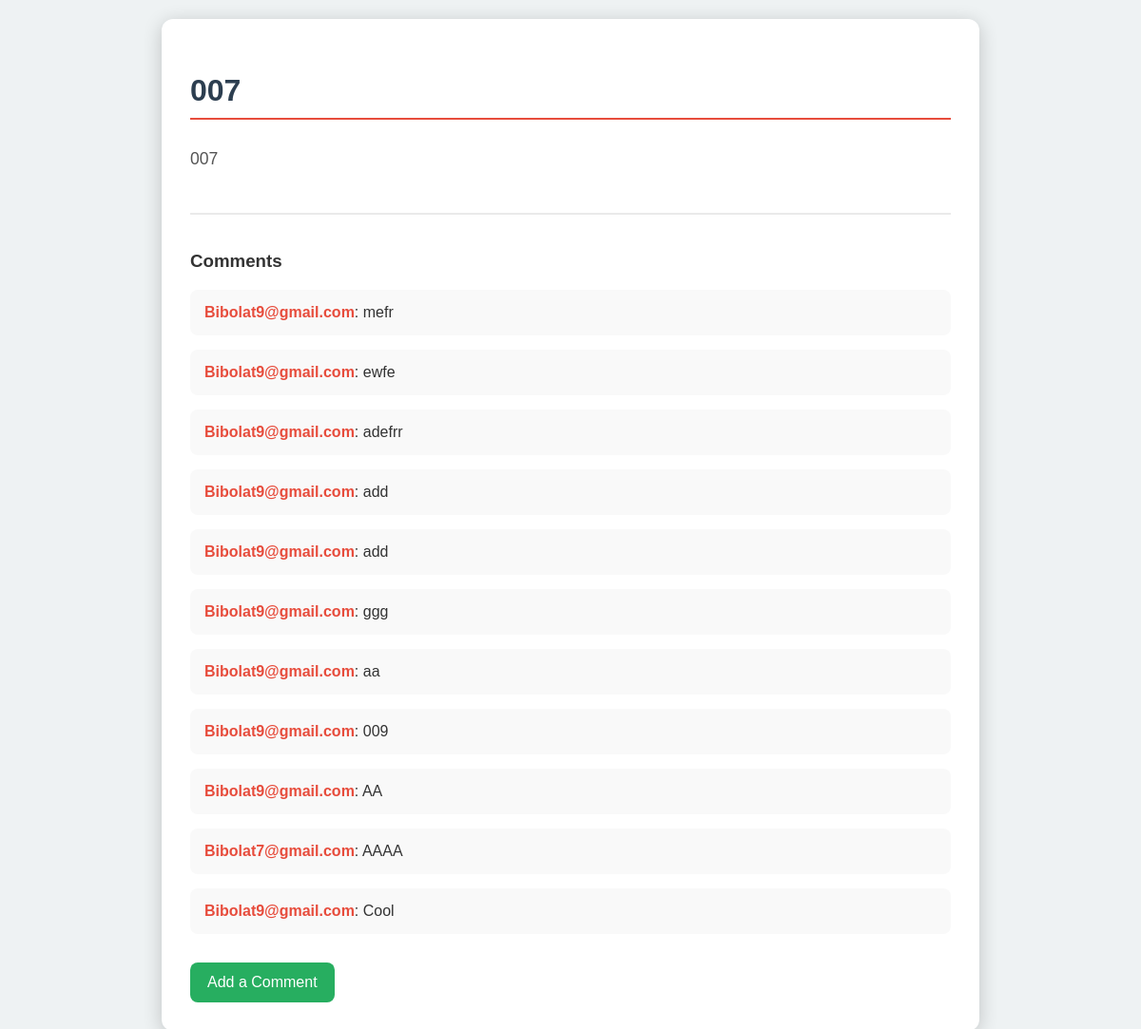
/post/7/, run on an earlier commit of the app's database.
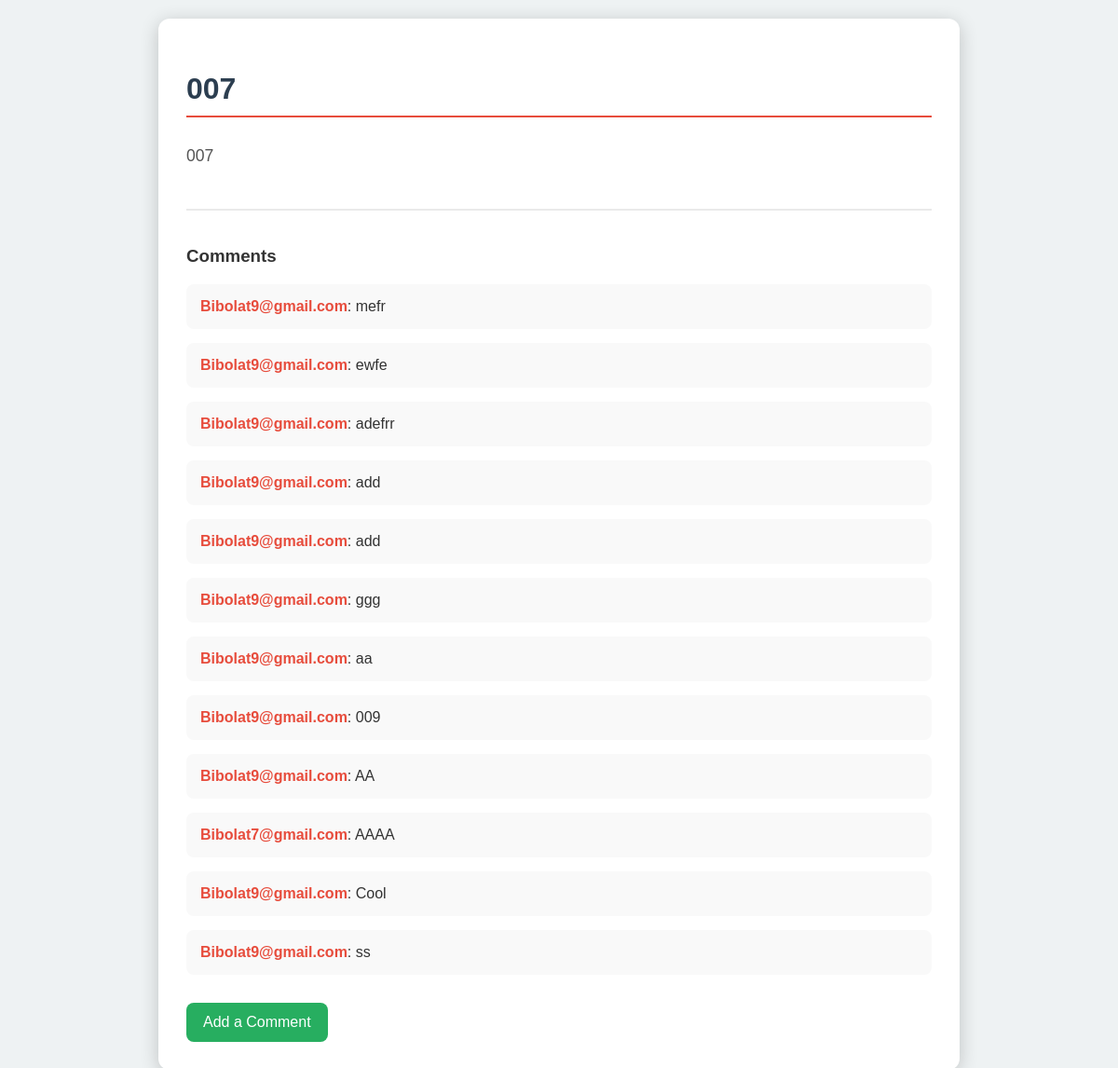
And on a later commit of the database.
### blog/models.py (models this page shows, shortened)
class Post(models.Model):
    title = models.CharField(max_length=255)
    content = models.TextField()
    created_at = models.DateTimeField(auto_now_add=True)
    author = models.ForeignKey(User, on_delete=models.CASCADE)

class Comment(models.Model):
    content = models.TextField()
    created_at = models.DateTimeField(auto_now_add=True)
    post = models.ForeignKey(Post, related_name='comments', on_delete=models.CASCADE)
    author = models.ForeignKey(User, on_delete=models.CASCADE)

### blog/views.py (the view)
# urls.py: path('post/<int:pk>/', views.post_detail, name='post_detail'),
def post_detail(request, pk):
    post = get_object_or_404(Post, pk=pk)
    comments = post.comments.all()
    return render(request, 'blog/post_detail.html', {'post': post, 'comments': comments})

### blog/templates/blog/post_detail.html (shortened to what this page needs)
<!DOCTYPE html>
<html lang="en">
<head>
</head>
<body>
    <div class="container">
        <h2>{{ post.title }}</h2>
        <p>{{ post.content }}</p>
        <div class="comment-section">
            <h3>Comments</h3>
            {% for comment in comments %}
                <div class="comment">
                    <strong>{{ comment.author.username }}</strong>: {{ comment.content }}
                </div>
            {% empty %}
                <p>No comments yet.</p>
            {% endfor %}
        </div>
        <div class="add-comment">
            <a href="{% url 'add_comment_to_post' post.pk %}">
                <button>Add a Comment</button>
            </a>
        </div>
    </div>
</body>
</html>

### blog/templates/blog/post_detail.html (style rules this page uses)
body { font-family: 'Arial', sans-serif; background-color: #eef2f3; margin: 0; padding: 20px; color: #333; }
.container { max-width: 800px; margin: auto; background: white; border-radius: 12px; box-shadow: 0 4px 20px rgba(0, 0, 0, 0.2); padding: 30px; transition: transform 0.3s; }
h2 { color: #2c3e50; border-bottom: 2px solid #e74c3c; padding-bottom: 10px; font-size: 2em; }
p { line-height: 1.8; color: #555; font-size: 1.1em; }
.comment-section { margin-top: 40px; padding-top: 20px; border-top: 2px solid #eaeaea; }
.comment { background: #f9f9f9; border-radius: 8px; padding: 15px; margin: 15px 0; transition: background 0.3s; }
.comment strong { color: #e74c3c; font-weight: bold; }
.add-comment { margin-top: 30px; display: flex; justify-content: flex-start; gap: 15px; }
.add-comment button { padding: 12px 18px; border: none; border-radius: 8px; background-color: #27ae60; color: white; font-size: 1em; cursor: pointer; transition: background-color 0.3s, transform 0.3s; }

What changed in the data, as far as the page shows it:
added Comment: author.username "Bibolat9@gmail.com", content "ss"
